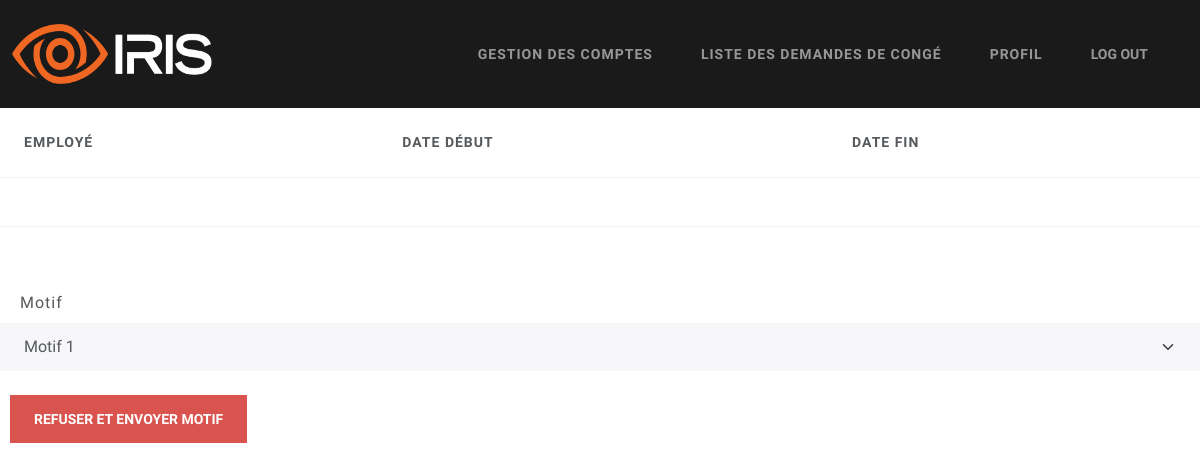
Before: /GRH/demande_congé/8/refuser (signed in) with the older database file.
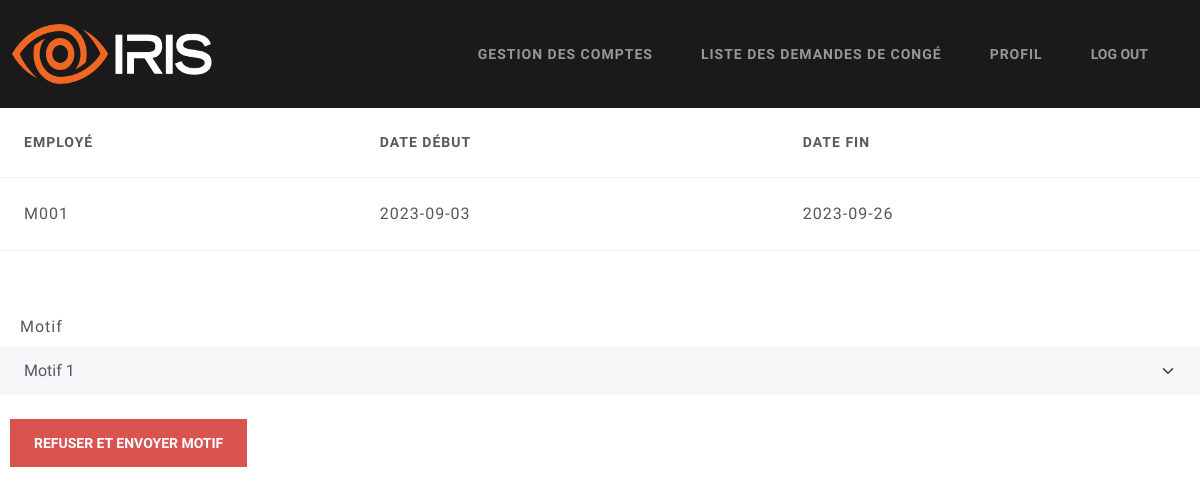
After: the same page with the newer database file.
### Models/models.py (models this page shows, shortened)
class demandeCongé(db.Model):
    id = db.Column(db.Integer, primary_key=True)
    date_debut = db.Column(db.String, unique=False, nullable=False)
    date_fin = db.Column(db.String, unique=False, nullable=False)
    statut = db.Column(db.String, unique=False, nullable=False)
    employee_matricule = db.Column(db.String, unique=False, nullable=False)
    motif_refus = db.Column(db.String, unique=False, nullable=True)

### middleware.py (the view)
    def check_GRH(*args, **kwargs):
        try:
            matricule = session['user']
            user = userLoginCredentials.query.filter_by(matricule=matricule).first()
            if (user.role != 'GRH'):
                if(user.role == 'Employé'):
                    return redirect("/Employé/home")
                return redirect("/manager/home")
        except:
            return redirect("/")
        return f(*args, **kwargs)

### Controllers/GRHController.py (called while the page is built)
def refuseDemande(request, id):
    try:
        demande = demandeCongé.query.filter_by(id=id).first()
        if(request.method=='POST'):
            motif = request.form['motif']
            demande.statut = 'Refused'
            demande.motif_refus = motif
            db.session.commit()
            return render_template("/messagePage.html", title="Refus de demande",
                                message=f"Demande d'employé {demande.employee_matricule} a été refusée",
                                link="/GRH/home")
        else:
            return render_template("/GRH/motif.html", demande=demande)
    except Exception as e:
        return render_template("/GRH/detailsDemande.html", demande=demande ,error=str(e))

### app.py (called while the page is built)
@app.route("/GRH/demande_congé/<int:id>/refuser", methods=['GET', 'POST'], endpoint='refuser_demande')
@check_if_GRH
def refuser_demande(id):
	return refuseDemande(request, id)

### templates/GRH/motif.html (shortened to what this page needs)
{% extends '/GRH/base.html' %}
{% block content %}
<table class="table table-hover" style="width: 100%">
  <thead>
    <tr>
      <th scope="col">Employé</th>
      <th scope="col">Date début</th>
      <th scope="col">Date fin</th>
    </tr>
  </thead>
  <tbody>
    <trColumn
      class="table-secondary"
      onclick="window.location='demande_congé/{{ demande.id }}';"
      style="cursor: pointer"
    >
      <td>{{ demande.employee_matricule }}</td>
      <td>{{ demande.date_debut }}</td>
      <td>{{ demande.date_fin }}</td>
  </tbody>
</table>
<br />
<form action="/GRH/demande_congé/{{ demande.id }}/refuser" method="POST">
  <div class="form-group">
    <label for="exampleSelect1" class="form-label mt-4" style="padding-left: 20px;">Motif</label>
    <select class="form-select" name="motif" required>
      <option>Motif 1</option>
    </select>
  </div>
  <br />
  <button type="submit" class="btn btn-danger" style="margin-left: 10px;">
    Refuser et envoyer motif
  </button>
</form>
{% endblock %}

Changed rows visible on the page:
added demandeCongé: employee_matricule "M001", date_debut "2023-09-03", date_fin "2023-09-26"
